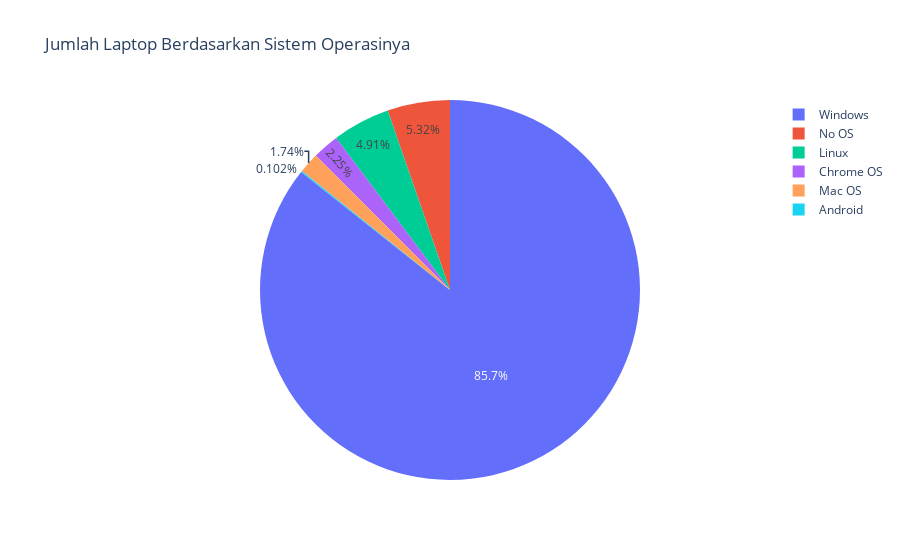

The notebook cell this image was saved under:
### Markdown cell above
**Menggunakan Plotly**

### Code cell
fig = px.pie(grouped_os, values = 'counts', names = 'os', labels={'counts': 'Jumlah Laptop'}, title='Jumlah Laptop Berdasarkan Sistem Operasinya')
fig.show()

### Figure 1 — Plotly figure (JSON) as saved in the notebook; plotly's stock layout.template omitted (floating-point values rounded to 4 significant figures)
{"data": [{"domain": {"x": [0, 1], "y": [0, 1]}, "hovertemplate": "os=%{label}<br>Jumlah Laptop=%{value}<extra></extra>", "labels": ["Android", "Chrome OS", "Linux", "Mac OS", "No OS", "Windows"], "legendgroup": "", "name": "", "showlegend": true, "type": "pie", "values": [1, 22, 48, 17, 52, 837]}], "layout": {"legend": {"tracegroupgap": 0}, "title": {"text": "Jumlah Laptop Berdasarkan Sistem Operasinya"}}}
